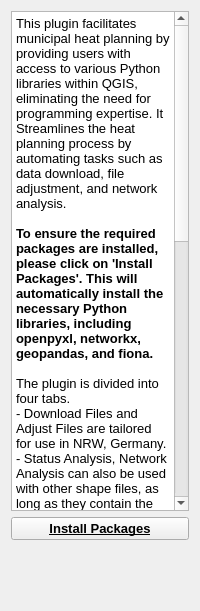
         <widget class="QWidget" name="tab_intro">
          <attribute name="title">
           <string>Introduction</string>
          </attribute>
          <layout class="QVBoxLayout" name="verticalLayout">
           <item>
            <widget class="QTextBrowser" name="intro_textBrowser">
             <property name="sizePolicy">
              <sizepolicy hsizetype="Expanding" vsizetype="Expanding">
               <horstretch>0</horstretch>
               <verstretch>0</verstretch>
              </sizepolicy>
             </property>
             <property name="minimumSize">
              <size>
               <width>0</width>
               <height>500</height>
              </size>
             </property>
             <property name="maximumSize">
              <size>
               <width>16777215</width>
               <height>500</height>
              </size>
             </property>
             <property name="sizeAdjustPolicy">
              <enum>QAbstractScrollArea::AdjustToContents</enum>
             </property>
             <property name="html">
              <string>&lt;!DOCTYPE HTML PUBLIC &quot;-//W3C//DTD HTML 4.0//EN&quot; &quot;http://www.w3.org/TR/REC-html40/strict.dtd&quot;&gt;
&lt;html&gt;&lt;head&gt;&lt;meta name=&quot;qrichtext&quot; content=&quot;1&quot; /&gt;&lt;style type=&quot;text/css&quot;&gt;
p, li { white-space: pre-wrap; }
&lt;/style&gt;&lt;/head&gt;&lt;body style=&quot; font-family:'MS Shell Dlg 2'; font-size:10pt; font-weight:400; font-style:normal;&quot;&gt;
&lt;p style=&quot; margin-top:0px; margin-bottom:0px; margin-left:0px; margin-right:0px; -qt-block-indent:0; text-indent:0px;&quot;&gt;This plugin facilitates municipal heat planning by providing users with access to various Python libraries within QGIS, eliminating the need for programming expertise. It Streamlines the heat planning process by automating tasks such as data download, file adjustment, and network analysis.&lt;/p&gt;
&lt;p style=&quot;-qt-paragraph-type:empty; margin-top:0px; margin-bottom:0px; margin-left:0px; margin-right:0px; -qt-block-indent:0; text-indent:0px;&quot;&gt;&lt;br /&gt;&lt;/p&gt;
&lt;p style=&quot; margin-top:0px; margin-bottom:0px; margin-left:0px; margin-right:0px; -qt-block-indent:0; text-indent:0px;&quot;&gt;&lt;span style=&quot; font-weight:600;&quot;&gt;To ensure the required packages are installed, please click on 'Install Packages'. This will automatically install the necessary Python libraries, including openpyxl, networkx, geopandas, and fiona.&lt;/span&gt;&lt;/p&gt;
&lt;p style=&quot;-qt-paragraph-type:empty; margin-top:0px; margin-bottom:0px; margin-left:0px; margin-right:0px; -qt-block-indent:0; text-indent:0px;&quot;&gt;&lt;br /&gt;&lt;/p&gt;
&lt;p style=&quot; margin-top:0px; margin-bottom:0px; margin-left:0px; margin-right:0px; -qt-block-indent:0; text-indent:0px;&quot;&gt;The plugin is divided into four tabs.&lt;/p&gt;
&lt;p style=&quot; margin-top:0px; margin-bottom:0px; margin-left:0px; margin-right:0px; -qt-block-indent:0; text-indent:0px;&quot;&gt;- Download Files and Adjust Files are tailored for use in NRW, Germany.&lt;/p&gt;
&lt;p style=&quot; margin-top:0px; margin-bottom:0px; margin-left:0px; margin-right:0px; -qt-block-indent:0; text-indent:0px;&quot;&gt;- Status Analysis, Network Analysis can also be used with other shape files, as long as they contain the necessary attributes.&lt;/p&gt;
&lt;p style=&quot;-qt-paragraph-type:empty; margin-top:0px; margin-bottom:0px; margin-left:0px; margin-right:0px; -qt-block-indent:0; text-indent:0px;&quot;&gt;&lt;br /&gt;&lt;/p&gt;
&lt;p style=&quot; margin-top:0px; margin-bottom:0px; margin-left:0px; margin-right:0px; -qt-block-indent:0; text-indent:0px;&quot;&gt;&lt;span style=&quot; text-decoration: underline;&quot;&gt;Download Files&lt;/span&gt;&lt;/p&gt;
&lt;p style=&quot; margin-top:0px; margin-bottom:0px; margin-left:0px; margin-right:0px; -qt-block-indent:0; text-indent:0px;&quot;&gt;The plugin starts at the very beginning of the planning process by first downloading the shapefiles of the buildings, parcels and streets of the city or municipality to be analyzed.&lt;/p&gt;
&lt;p style=&quot;-qt-paragraph-type:empty; margin-top:0px; margin-bottom:0px; margin-left:0px; margin-right:0px; -qt-block-indent:0; text-indent:0px;&quot;&gt;&lt;br /&gt;&lt;/p&gt;
&lt;p style=&quot; margin-top:0px; margin-bottom:0px; margin-left:0px; margin-right:0px; -qt-block-indent:0; text-indent:0px;&quot;&gt;&lt;span style=&quot; text-decoration: underline;&quot;&gt;Adjust Files&lt;/span&gt;&lt;/p&gt;
&lt;p style=&quot; margin-top:0px; margin-bottom:0px; margin-left:0px; margin-right:0px; -qt-block-indent:0; text-indent:0px;&quot;&gt;The shapefiles are adjusted for usage in further calculations. Various attributes are added.&lt;/p&gt;
&lt;p style=&quot;-qt-paragraph-type:empty; margin-top:0px; margin-bottom:0px; margin-left:0px; margin-right:0px; -qt-block-indent:0; text-indent:0px;&quot;&gt;&lt;br /&gt;&lt;/p&gt;
&lt;p style=&quot; margin-top:0px; margin-bottom:0px; margin-left:0px; margin-right:0px; -qt-block-indent:0; text-indent:0px;&quot;&gt;&lt;span style=&quot; text-decoration: underline;&quot;&gt;Status Analysis&lt;/span&gt;&lt;/p&gt;
&lt;p style=&quot; margin-top:0px; margin-bottom:0px; margin-left:0px; margin-right:0px; -qt-block-indent:0; text-indent:0px;&quot;&gt;Heat line density is added to the streets shapefile. Then the parcels of neighboring buildings are merged into a larger polygon and supplemented with attributes to help finding suitable areas for heating networks.&lt;/p&gt;
&lt;p style=&quot;-qt-paragraph-type:empty; margin-top:0px; margin-bottom:0px; margin-left:0px; margin-right:0px; -qt-block-indent:0; text-indent:0px;&quot;&gt;&lt;br /&gt;&lt;/p&gt;
&lt;p style=&quot; margin-top:0px; margin-bottom:0px; margin-left:0px; margin-right:0px; -qt-block-indent:0; text-indent:0px;&quot;&gt;&lt;span style=&quot; text-decoration: underline;&quot;&gt;Network Analysis&lt;/span&gt;&lt;/p&gt;
&lt;p style=&quot; margin-top:0px; margin-bottom:0px; margin-left:0px; margin-right:0px; -qt-block-indent:0; text-indent:0px;&quot;&gt;The buildings are connected to a heat source specified by the user. The resulting network is saved as a shapefile and a summary of the net is also saved.&lt;/p&gt;&lt;/body&gt;&lt;/html&gt;</string>
             </property>
            </widget>
           </item>
           <item>
            <widget class="QPushButton" name="intro_pushButton_load_packages">
             <property name="sizePolicy">
              <sizepolicy hsizetype="Minimum" vsizetype="Preferred">
               <horstretch>0</horstretch>
               <verstretch>0</verstretch>
              </sizepolicy>
             </property>
             <property name="font">
              <font>
               <pointsize>10</pointsize>
               <weight>75</weight>
               <bold>true</bold>
               <underline>true</underline>
               <kerning>true</kerning>
              </font>
             </property>
             <property name="text">
              <string>Install Packages</string>
             </property>
            </widget>
           </item>
           <item>
            <widget class="QLabel" name="intro_label">
             <property name="sizePolicy">
              <sizepolicy hsizetype="Preferred" vsizetype="Preferred">
               <horstretch>0</horstretch>
               <verstretch>0</verstretch>
              </sizepolicy>
             </property>
             <property name="maximumSize">
              <size>
               <width>16777215</width>
               <height>25</height>
              </size>
             </property>
             <property name="text">
              <string/>
             </property>
            </widget>
           </item>
           <item>
            <spacer name="verticalSpacer_2">
             <property name="orientation">
              <enum>Qt::Vertical</enum>
             </property>
             <property name="sizeType">
              <enum>QSizePolicy::Expanding</enum>
             </property>
             <property name="sizeHint" stdset="0">
              <size>
               <width>20</width>
               <height>40</height>
              </size>
             </property>
            </spacer>
           </item>
          </layout>
         </widget>
